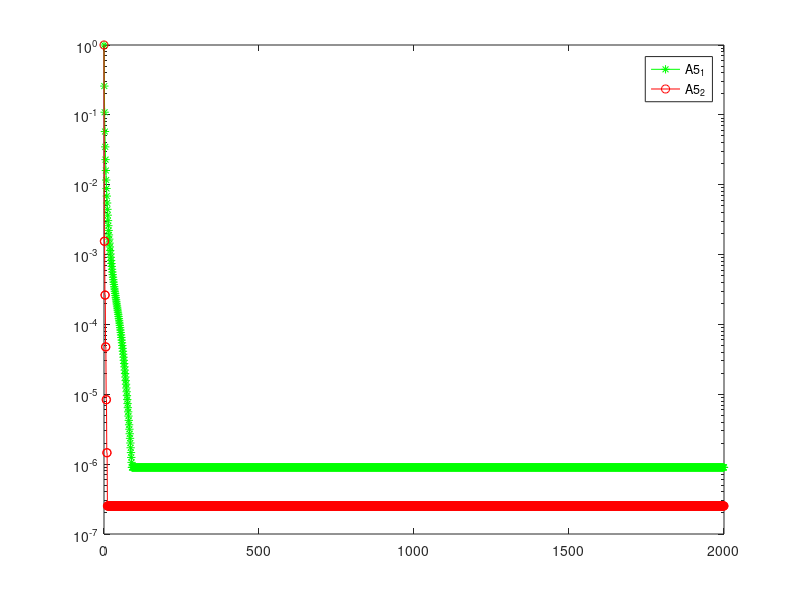

The MATLAB source for this figure: (Note: this script raises an error after producing the figure.)
% Author: ALKISTIS-AIKATERINI SIGOUROU, AM 1059661, Date: 23/02/2021
n=500;
A5_1=spdiags((1:n)',0,n,n);
A5_2=spdiags([linspace(1,2,n/2)';linspace(1000,1001,n/2)'],0,n,n);

xsol=ones(n,1);

b5_1=A5_1*xsol;
b5_2=A5_2*xsol;

tol=1e-6;
maxIt=0:4*n;

for i=maxIt
    [x5_1,flag5_1,relres5_1,iter5_1,resvec5_1]= pcg(A5_1,b5_1,tol,i);
    res5_1(i+1)=relres5_1;
    [x5_2,flag5_2,relres5_2,iter5_2,resvec5_2]= pcg(A5_2,b5_2,tol,i);
    res5_2(i+1)=relres5_2;
end

semilogy(maxIt,res5_1,'-*g',maxIt,res5_2,'-or')
legend('A5_1','A5_2')
caption = sprintf('A5_1 error =%f , A5_2 error =%f ', relres5_1 , relres5_2);
annotation('textbox','String',caption,'FitBoxToText','on');
xlabel('Iterations')
ylabel('Error Value')
title('Results 5_1')
xlim([0 max(iter5_1,iter5_2)+10]);

[x5_1,flag5_1,relres5_1,iter5_1,resvec5_1]= pcg(A5_1,b5_1,tol,4*n);
[x5_2,flag5_2,relres5_2,iter5_2,resvec5_2]= pcg(A5_2,b5_2,tol,4*n);
iter5_1
iter5_2

condA5_1=condest(A5_1)
condA5_2=condest(A5_2)


